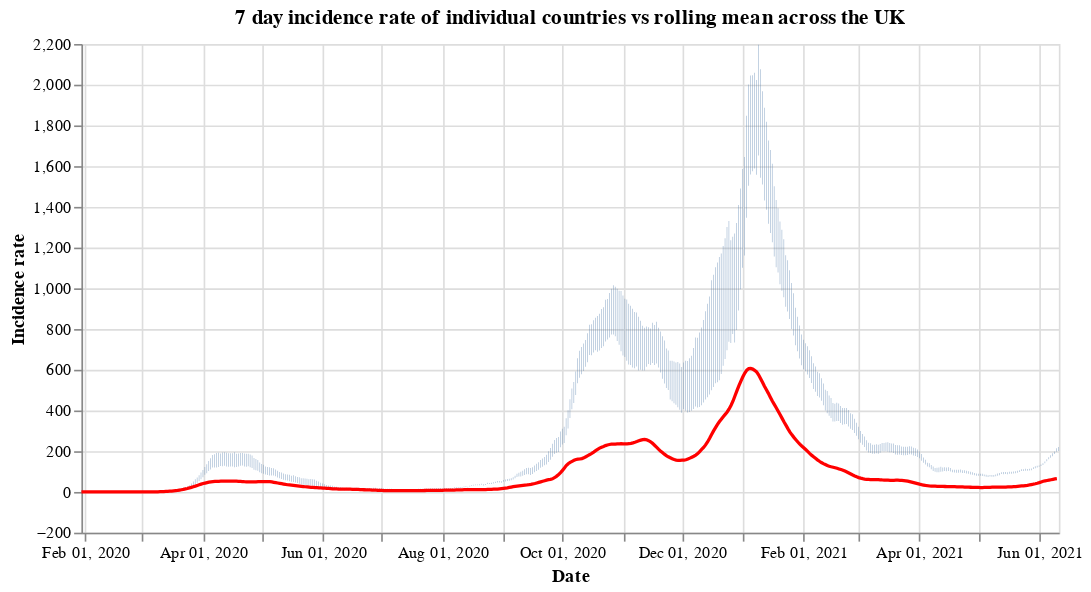

The cell this chart's notebook holds for it:
### Code cell
#collapse
countries = uk_cases['areaName'].unique()
countries.sort()

selection = alt.selection_single(
    name='Select',
    fields=['areaName'],
    init={'areaName': 'Wales'},
    bind={'areaName': alt.binding_select(options=countries)}
)

# scatter plot, modify opacity based on selection
bars = alt.Chart(uk_cases).mark_bar().add_selection(
    selection
).encode(
    x=alt.X("yearmonthdate(date):T", axis=alt.Axis(title='Date')),
    y=alt.Y("weeklyCasesRate:Q", axis=alt.Axis(title='Incidence rate')),
    tooltip='weeklyCasesRate:Q',
    opacity=alt.condition(selection, alt.value(1), alt.value(0))
).properties(title=f'7 day incidence rate of individual countries vs rolling mean across the UK', width=600)

line = alt.Chart(overview_cases).mark_line(
    color='red',
    size=2,
).transform_window(
    rolling_mean='mean(weeklyCasesRate)',
    frame=[0, 7]
).encode(
    x='yearmonthdate(date):T',
    y='rolling_mean:Q'
)

alt.layer(bars, line)

### Figure 1 — Vega-Lite specification as saved in the notebook (floating-point values rounded to 4 significant figures; data arrays with more than 128 entries replaced by an {"elided": "..."} marker saying what was removed)
{"config": {"view": {"continuousWidth": 400, "continuousHeight": 300}}, "layer": [{"data": {"name": "data-76ebfb07722f5aeb8f31530cc7e429d5"}, "mark": "bar", "encoding": {"opacity": {"condition": {"value": 1, "selection": "Select"}, "value": 0}, "tooltip": {"type": "quantitative", "field": "weeklyCasesRate"}, "x": {"type": "temporal", "axis": {"title": "Date"}, "field": "date", "timeUnit": "yearmonthdate"}, "y": {"type": "quantitative", "axis": {"title": "Incidence rate"}, "field": "weeklyCasesRate"}}, "selection": {"Select": {"type": "single", "fields": ["areaName"], "init": {"areaName": "Wales"}, "bind": {"areaName": {"input": "select", "options": ["England", "Northern Ireland", "Scotland", "Wales"]}}}}, "title": "7 day incidence rate of individual countries vs rolling mean across the UK", "width": 600}, {"data": {"name": "data-4e4b3d3e406cbc7d51241165846b2348"}, "mark": {"type": "line", "color": "red", "size": 2}, "encoding": {"x": {"type": "temporal", "field": "date", "timeUnit": "yearmonthdate"}, "y": {"type": "quantitative", "field": "rolling_mean"}}, "transform": [{"window": [{"op": "mean", "field": "weeklyCasesRate", "as": "rolling_mean"}], "frame": [0, 7]}]}], "$schema": "https://vega.github.io/schema/vega-lite/v4.8.1.json", "datasets": {"data-76ebfb07722f5aeb8f31530cc7e429d5": {"elided": "1900 records"}, "data-4e4b3d3e406cbc7d51241165846b2348": {"elided": "498 records"}}}
